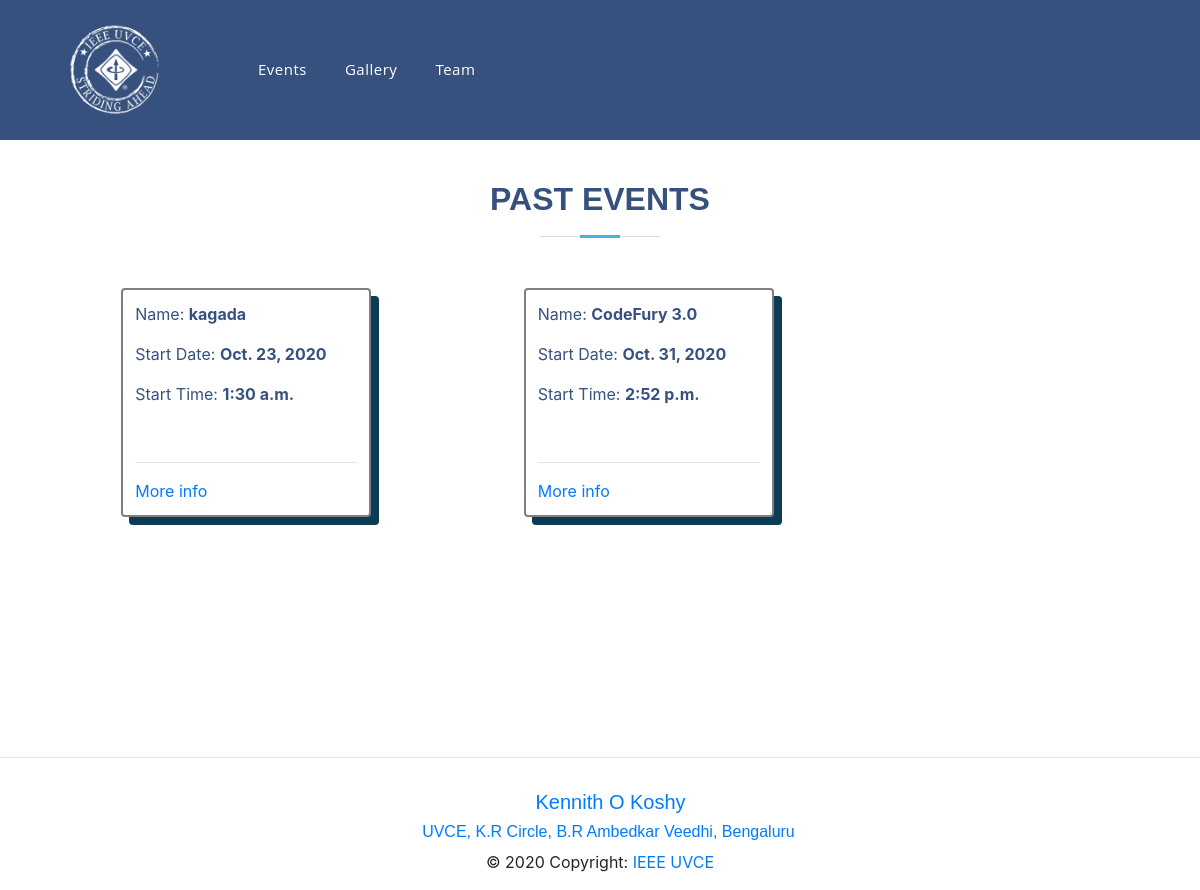
Page /events/ on the earlier database version.
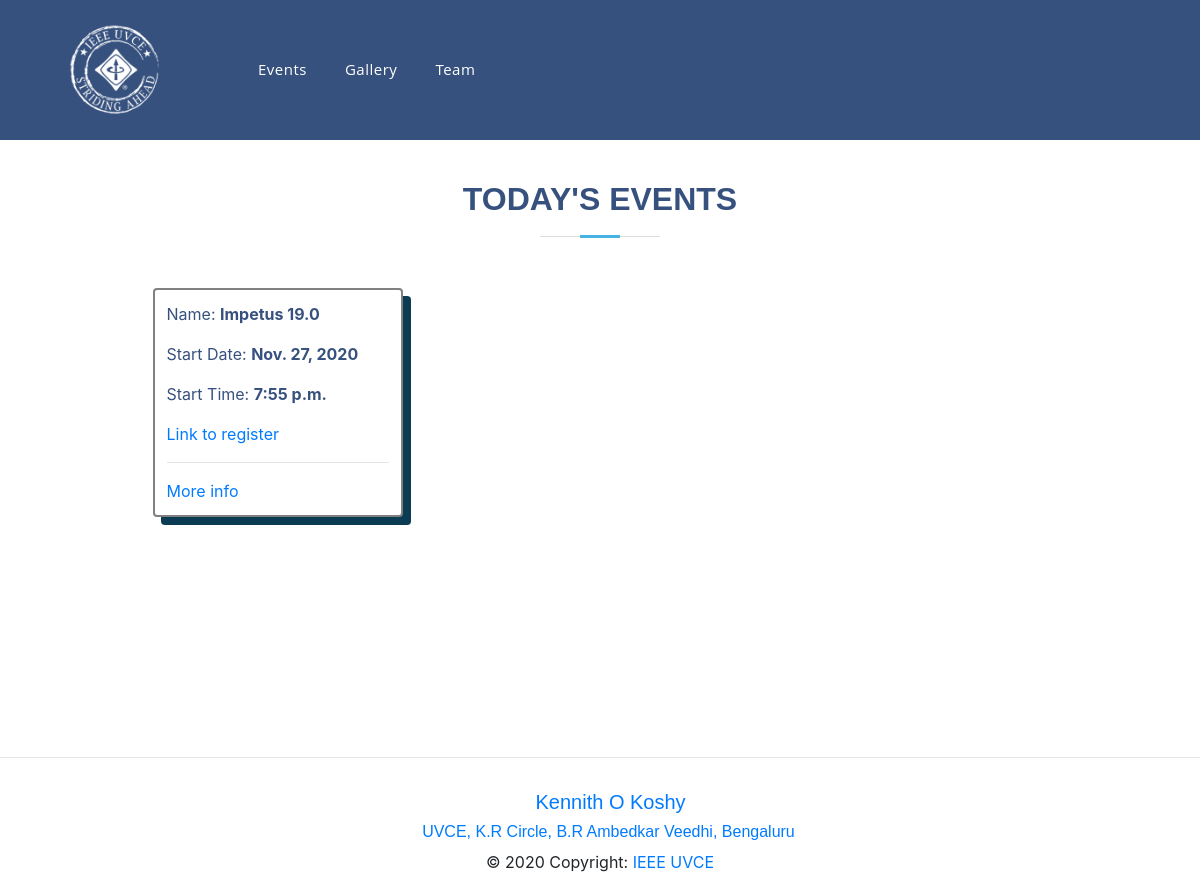
Same page on the later database version.
### events/models.py (models this page shows, shortened)
class Event(models.Model):
    event_name = models.CharField(max_length=21)
    slug = models.SlugField()
    date = models.DateField()
    time = models.TimeField()
    location = models.CharField(max_length=100)
    reg = models.URLField()
    description = models.TextField(max_length=1000, blank=True)
    created = models.DateTimeField(auto_now_add=True)
    orgzer = models.CharField(max_length=40)
    winners = models.TextField(blank=True, default='Not Yet Decided')
    author = models.ForeignKey(User, default=None, on_delete=models.CASCADE)
    is_approved = models.BooleanField(default=False, blank=True)
    approved_by = models.CharField(
        max_length=40,  null=True, blank=True, default=" ")
    class Meta:
        verbose_name = "Event"
        verbose_name_plural = "Events"

### events/views.py (the view)
# urls.py: path('', views.events_list, name='list'),
def events_list(request):
    events = Event.objects.all().order_by('date')
    events = events.filter(is_approved=True)
    event_today = events.filter(date=datetime.date.today())
    eventold = events.filter(date__lt=datetime.date.today())
    eventnew = events.filter(date__gt=datetime.date.today())
    content = {
        'events': events,
        'event_today': event_today,
        'eventold': eventold,
        'eventnew': eventnew,
    }
    return render(request, 'events/events_list.html', content)

### events/templates/events/events_list.html (shortened to what this page needs)
{% extends 'base.html' %} {% block content %} {% if event_today %}
<section id="skills" class="skills">
  <div class="container" data-aos="fade-up">
    <div class="section-title">
      <h2>Today's Events</h2>
    </div>
    <div class="event-container animated bounce">
      {% for event in event_today %}
      <div class="event">
        <p>Name: <b>{{ event.event_name }}</b></p>
        <p>Start Date: <b>{{ event.date }}</b></p>
        <p>Start Time: <b>{{ event.time }}</b></p>
        <a href="{{event.reg}}">Link to register</a>
        <br />
        <hr />
        <a href="{% url 'articles:detail' slug=event.slug %}">More info</a>
      </div>
      {% endfor %}
    </div>
  </div>
</section>
{% endif %}  {% if eventold %}
<section id="skills" class="skills">
  <div class="container" data-aos="fade-up">
    <div class="section-title">
      <h2>Past Events</h2>
    </div>
    <div class="event-container">
      {% for event in eventold %}
      <div class="event">
        <p>Name: <b>{{ event.event_name }}</b></p>
        <p>Start Date: <b>{{ event.date }}</b></p>
        <p>Start Time: <b>{{ event.time }}</b></p>
        <br />
        <hr />
        <a href="{% url 'articles:detail' slug=event.slug %}">More info</a>
      </div>
      {% endfor %}
    </div>
  </div>
</section>
{% endif %} {% endblock %}

### templates/base.html (shortened to what this page needs)
{% load static %}
<!DOCTYPE html>
<html lang="en" style="overflow-x: hidden">
<head>
  <link rel="stylesheet" href="{% static 'css/style.css' %}" />
</head>
<body>
  <header id="header" class="fixed-top">
    <div class="container d-flex align-items-center">
      <div class="col-lg-2 col-md-2 col-4 d-flex align-items-center justify-content-center">
        <a href="
        {% block home_red %}
        {% url 'home_page' %}
        {% endblock  %}">
          <img src="{% static 'img/favicon-small.webp' %}" width="70%" height="50%" class="img-fluid faviamge" alt="" />
        </a>
      </div>
      <nav class="nav-menu d-none d-lg-block">
        <ul>
          <li>
            <a href="{% url 'articles:list' %}">Events</a>
          </li>
          <li>
            <a href="{% url 'post' %}">Gallery</a>
          </li>
          <li>
            <a href="{% url 'team' %}">Team</a>
          </li>
        </ul>
      </nav>
    </div>
  </header>
  {% block hero %}
  <section id="skills" class="skills" style="margin-top: 00px"></section>
  {% endblock %}
  {% block content %} {% endblock %}
  {% block footer %}
  <footer class="page-footer font-small cyan darken-3">
    <div class="container">
      <div class="row">
        <div class="col-md-12 py-5">
        </div>
      </div>
    </div>
    <hr>
    <div class="footer-copyright text-center py-3" data-aos="fade-up">
      <h5><a href=""><i class="icofont-envelope"></i> Kennith O Koshy</a></h5>
      <h6><a target="_blank"
          href="https://www.google.com/maps/place/UVCE/@12.9753541,77.5845553,17z/data=!3m1!4b1!4m5!3m4!1s0x3bae1672fcfc6af1:0x9c2dc517c9231979!8m2!3d12.9753821!4d77.586793"><i
            class="icofont-google-map"></i>
          UVCE, K.R Circle, B.R Ambedkar Veedhi, Bengaluru </a></h6>
      © 2020 Copyright:
      <a href="{% url 'home_page' %}"> IEEE UVCE</a>
    </div>
  </footer>
  {% endblock %}
  <link rel="stylesheet" href="{% static 'vendor/icofont/icofont.min.css' %}" />
  <link rel="stylesheet" href="https://cdn.jsdelivr.net/npm/bootstrap@4.5.3/dist/css/bootstrap.min.css"
>
  <link href="https://unpkg.com/aos@2.3.1/dist/aos.css" rel="stylesheet">
  <link href='https://unpkg.com/boxicons@2.0.7/css/boxicons.min.css' rel='stylesheet'>
</body>
</html>

### assets/css/style.css (style rules this page uses)
body { font-family: "Open Sans", sans-serif; color: #444444; }
a { color: #47b2e4; }
h1, h2, h3, h4, h5, h6 { font-family: "Jost", sans-serif; }
#header { transition: all 0.5s; z-index: 997; padding: 15px 0; height: 140px; background-color: #37517e; }
.nav-menu ul { margin: 0; padding: 0; list-style: none; }
.nav-menu > ul { display: flex; }
.nav-menu > ul > li { position: relative; white-space: nowrap; padding: 10px 10px 10px 28px; }
.nav-menu a { display: block; position: relative; color: #fff; transition: 0.3s; font-size: 15px; letter-spacing: 0.5px; font-weight: 500; font-family: "Open Sans", sans-serif; }
.mobile-nav { position: fixed; top: 55px; right: 15px; bottom: 15px; left: 15px; z-index: 9999; overflow-y: auto; background: #fff; transition: ease-in-out 0.2s; opacity: 0; visibility: hidden; border-radius: 10px; padding: 10px 0; }
.mobile-nav * { margin: 0; padding: 0; list-style: none; }
.mobile-nav a { display: block; position: relative; color: #37517e; padding: 10px 20px; font-weight: 500; outline: none; }
section { padding: 60px 0; overflow: hidden; }
.section-title { text-align: center; padding-bottom: 30px; }
.section-title h2 { font-size: 32px; font-weight: bold; text-transform: uppercase; margin-bottom: 20px; padding-bottom: 20px; position: relative; color: #37517e; }
.section-title h2::before { content: ""; position: absolute; display: block; width: 120px; height: 1px; background: #ddd; bottom: 1px; left: calc(50% - 60px); }
.section-title h2::after { content: ""; position: absolute; display: block; width: 40px; height: 3px; background: #47b2e4; bottom: 0; left: calc(50% - 20px); }
.event-container { padding: auto; display: grid; grid-template-columns: auto auto auto auto; }
.event { width: 250px; background-color: white; color: rgba(55, 81, 126, 1); margin: auto; margin-bottom: 20px; padding: 12px; border: 2px solid grey; border-radius: 4px; box-shadow: 8px 8px 0px 0px #0c3c53; }

### templates/base.html (style rules this page uses)
li { list-style-type: none; }

Differences in the rows shown:
removed Event: event_name "kagada", date "Oct. 23, 2020", time "1:30 a.m.", shown under "PAST EVENTS"
removed Event: event_name "CodeFury 3.0", date "Oct. 31, 2020", time "2:52 p.m.", shown under "PAST EVENTS"
added Event: event_name "Impetus 19.0", date "Nov. 27, 2020", time "7:55 p.m.", shown under "TODAY'S EVENTS"
Other differences:
text no longer shown: "PAST EVENTS"
text now shown: "TODAY'S EVENTS"
